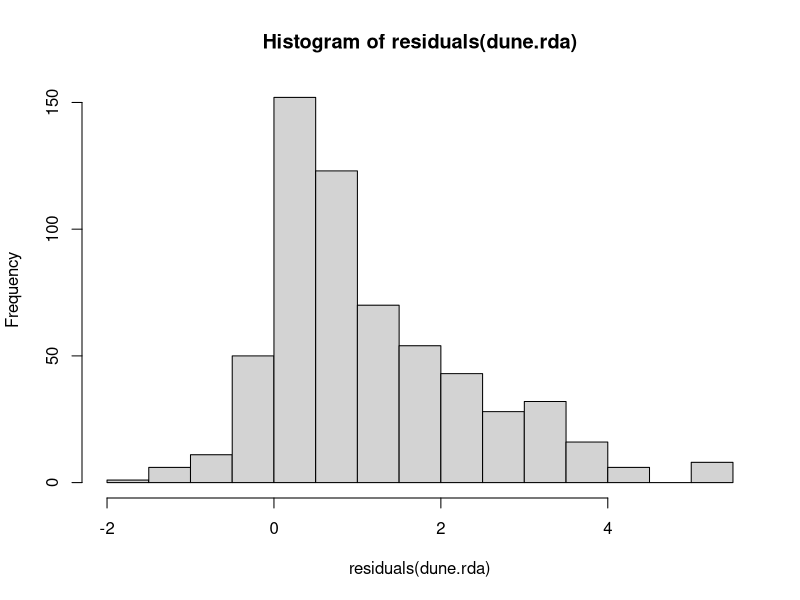
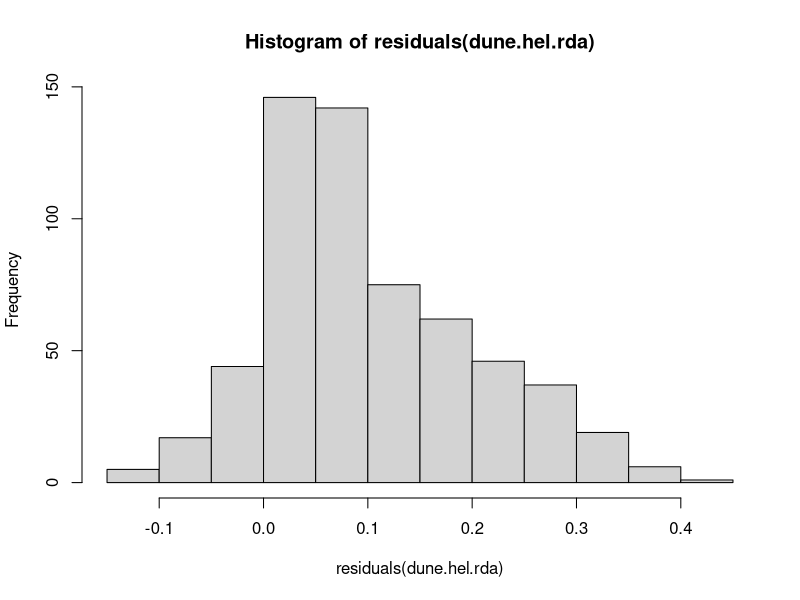
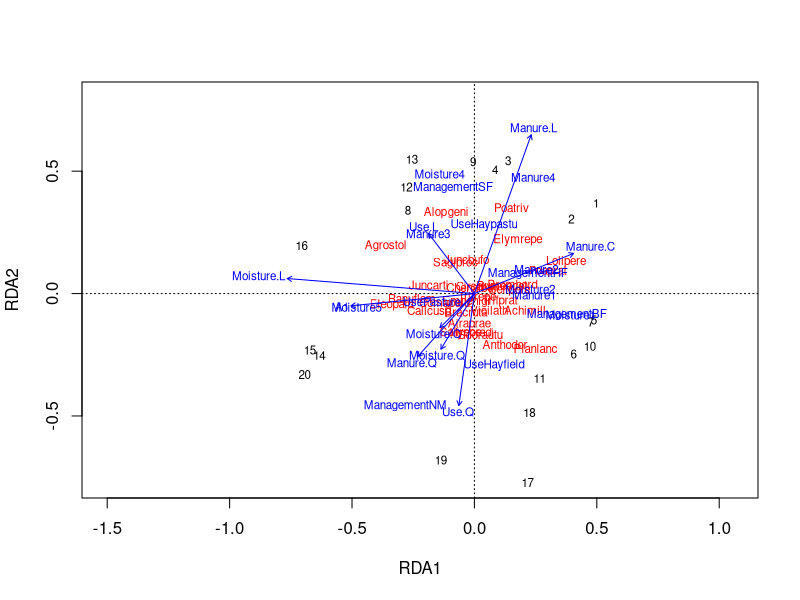

R code for these plots, in order:
## ---- chunk 1
require(vegan)
data(dune)
data(dune.env)
?dune
?dune.env
## ---- chunk 2
class(dune.env$Moisture)
class(dune.env$Management)

dune.rda <- rda(formula = dune ~ A1 + Moisture + Management + Use + Manure,
                data = dune.env)

str(dune.rda)
summary(dune.rda)
dune.rda$terminfo
## ---- chunk 3
dune.rda$CCA$alias
# [1] "Manure^4" is the alias of the others
alias(dune.rda)

hist(residuals(dune.rda))
# right skewed histogram of risiduals

dune.hel <- decostand(dune,
                      method = "hellinger")
dune.hel.rda <- rda(dune.hel ~ A1 + Moisture + Management + Use + Manure, # or dune.hel ~ .,
                    data = dune.env)
hist(residuals(dune.hel.rda))
# still right skewed histogram of risiduals but residuals lowered by factor 10
## ---- chunk 4
ordiplot(dune.hel.rda,
         type = "text")
## ---- chunk 5
set.seed(15081992)
dune.hel.rda.anova <- anova.cca(dune.hel.rda)
dune.hel.rda.anova
# populations/groups are constrained (model) or unconstrained (residual)
# model variance is the covered spread of the hyperspace 
